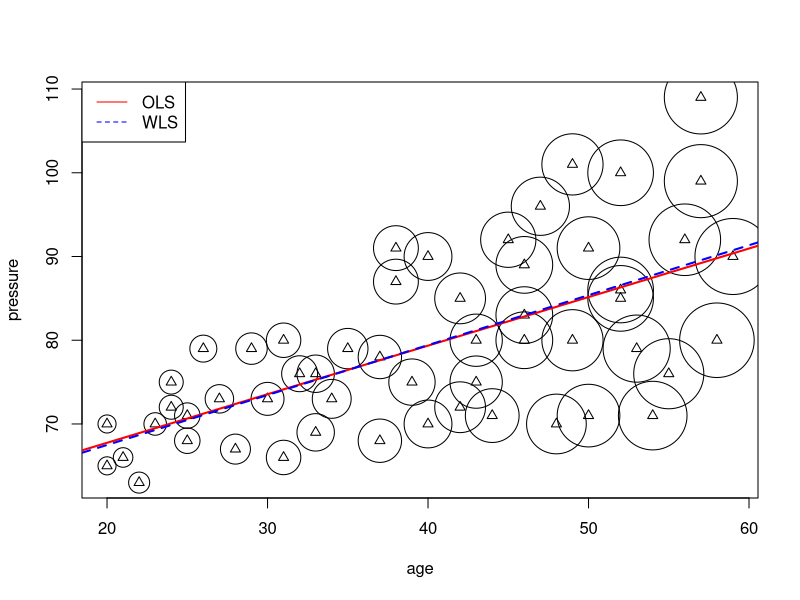

The R source for this figure:
## ---- chunk 1
pressure <- read.table("blood_pressure.txt", header=FALSE)
names(pressure)=c("age", "pressure")
head(pressure)
lm.pressure = lm(pressure~age, data=pressure)
summary(lm.pressure)
lm.resid = lm(abs(lm.pressure$residuals) ~ pressure$age)
summary(lm.resid)
pressure$weight = 1/lm.resid$fitted.values^2
lm.pressure.weights = lm(pressure~age, data=pressure, weights=weight)
plot(pressure ~ age, data=pressure, cex=lm.resid$fitted.values);
points(pressure ~ age, data=pressure, pch=2)
abline(lm.pressure, col="red", lty=1, lwd=2);
abline(lm.pressure.weights, col="blue", lty=2, lwd=2);
legend("topleft", col=c("red", "blue"), lty=c(1,2), legend=c("OLS", "WLS"))
